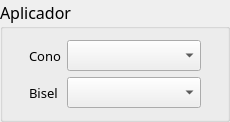
         <widget class="QGroupBox" name="groupBox">
          <property name="minimumSize">
           <size>
            <width>230</width>
            <height>80</height>
           </size>
          </property>
          <property name="font">
           <font>
            <family>Lucida Sans</family>
            <pointsize>12</pointsize>
            <bold>false</bold>
            <kerning>false</kerning>
           </font>
          </property>
          <property name="title">
           <string>Aplicador</string>
          </property>
          <layout class="QFormLayout" name="formLayout_4">
           <item row="1" column="0" colspan="2">
            <layout class="QFormLayout" name="formLayout_3">
             <property name="rightMargin">
              <number>15</number>
             </property>
             <item row="0" column="1">
              <widget class="QComboBox" name="combo_applicator">
               <item>
                <property name="text">
                 <string/>
                </property>
               </item>
               <item>
                <property name="text">
                 <string>12</string>
                </property>
               </item>
               <item>
                <property name="text">
                 <string>10</string>
                </property>
               </item>
               <item>
                <property name="text">
                 <string>9</string>
                </property>
               </item>
               <item>
                <property name="text">
                 <string>8</string>
                </property>
               </item>
               <item>
                <property name="text">
                 <string>7</string>
                </property>
               </item>
               <item>
                <property name="text">
                 <string>6</string>
                </property>
               </item>
               <item>
                <property name="text">
                 <string>5</string>
                </property>
               </item>
               <item>
                <property name="text">
                 <string>4</string>
                </property>
               </item>
               <item>
                <property name="text">
                 <string>3</string>
                </property>
               </item>
              </widget>
             </item>
             <item row="1" column="1">
              <widget class="QComboBox" name="combo_bevel">
               <item>
                <property name="text">
                 <string/>
                </property>
               </item>
               <item>
                <property name="text">
                 <string>0</string>
                </property>
               </item>
               <item>
                <property name="text">
                 <string>15</string>
                </property>
               </item>
               <item>
                <property name="text">
                 <string>30</string>
                </property>
               </item>
               <item>
                <property name="text">
                 <string>45</string>
                </property>
               </item>
              </widget>
             </item>
             <item row="1" column="0">
              <layout class="QHBoxLayout" name="horizontalLayout_6">
               <item>
                <widget class="QLabel" name="label_9">
                 <property name="sizePolicy">
                  <sizepolicy hsizetype="Preferred" vsizetype="Preferred">
                   <horstretch>16</horstretch>
                   <verstretch>16</verstretch>
                  </sizepolicy>
                 </property>
                 <property name="maximumSize">
                  <size>
                   <width>16</width>
                   <height>16</height>
                  </size>
                 </property>
                 <property name="text">
                  <string/>
                 </property>
                 <property name="pixmap">
                  <pixmap resource="main.qrc">:/icons/res/angle-icon-blue.svg</pixmap>
                 </property>
                 <property name="scaledContents">
                  <bool>true</bool>
                 </property>
                </widget>
               </item>
               <item>
                <widget class="QLabel" name="label_3">
                 <property name="sizePolicy">
                  <sizepolicy hsizetype="Maximum" vsizetype="Preferred">
                   <horstretch>0</horstretch>
                   <verstretch>0</verstretch>
                  </sizepolicy>
                 </property>
                 <property name="font">
                  <font>
                   <family>Lucida Sans</family>
                   <pointsize>10</pointsize>
                   <bold>false</bold>
                   <kerning>false</kerning>
                  </font>
                 </property>
                 <property name="text">
                  <string>Bisel</string>
                 </property>
                </widget>
               </item>
              </layout>
             </item>
             <item row="0" column="0">
              <layout class="QHBoxLayout" name="horizontalLayout_5">
               <item>
                <widget class="QLabel" name="label_12">
                 <property name="sizePolicy">
                  <sizepolicy hsizetype="Preferred" vsizetype="Preferred">
                   <horstretch>16</horstretch>
                   <verstretch>16</verstretch>
                  </sizepolicy>
                 </property>
                 <property name="maximumSize">
                  <size>
                   <width>16</width>
                   <height>16</height>
                  </size>
                 </property>
                 <property name="text">
                  <string/>
                 </property>
                 <property name="pixmap">
                  <pixmap resource="main.qrc">:/icons/res/cylinder.svg</pixmap>
                 </property>
                 <property name="scaledContents">
                  <bool>true</bool>
                 </property>
                </widget>
               </item>
               <item>
                <widget class="QLabel" name="label_2">
                 <property name="font">
                  <font>
                   <family>Lucida Sans</family>
                   <pointsize>10</pointsize>
                   <bold>false</bold>
                   <kerning>false</kerning>
                  </font>
                 </property>
                 <property name="text">
                  <string>Cono</string>
                 </property>
                </widget>
               </item>
              </layout>
             </item>
            </layout>
           </item>
          </layout>
         </widget>
